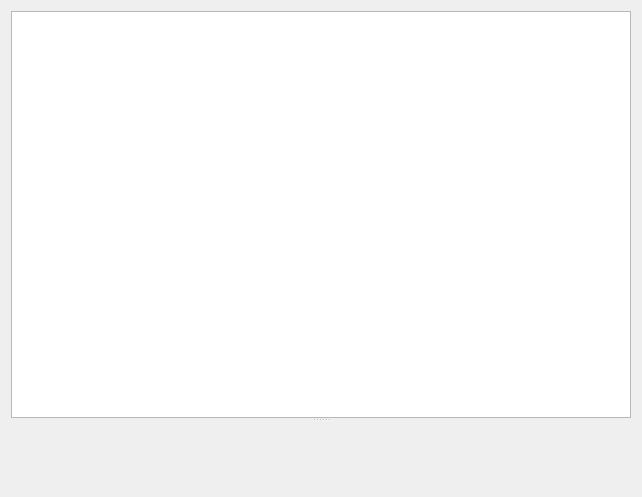
<?xml version="1.0" encoding="UTF-8"?>
<ui version="4.0">
 <class>ItemBucket</class>
 <widget class="QDialog" name="ItemBucket">
  <property name="geometry">
   <rect>
    <x>0</x>
    <y>0</y>
    <width>642</width>
    <height>497</height>
   </rect>
  </property>
  <property name="windowTitle">
   <string>Item Bucket</string>
  </property>
  <property name="windowIcon">
   <iconset resource="resources.qrc">
    <normaloff>:/resources/images/aggregator.png</normaloff>:/resources/images/aggregator.png</iconset>
  </property>
  <layout class="QGridLayout" name="gridLayout">
   <item row="0" column="0">
    <widget class="QSplitter" name="splitter">
     <property name="orientation">
      <enum>Qt::Vertical</enum>
     </property>
     <widget class="QTreeView" name="Items_">
      <property name="selectionMode">
       <enum>QAbstractItemView::ExtendedSelection</enum>
      </property>
      <property name="itemsExpandable">
       <bool>false</bool>
      </property>
     </widget>
     <widget class="SelectableBrowser" name="ItemView_" native="true"/>
    </widget>
   </item>
  </layout>
  <action name="ActionDeleteItem_">
   <property name="text">
    <string>Delete item</string>
   </property>
  </action>
 </widget>
 <customwidgets>
  <customwidget>
   <class>SelectableBrowser</class>
   <extends>QWidget</extends>
   <header>selectablebrowser.h</header>
   <container>1</container>
  </customwidget>
 </customwidgets>
 <resources>
  <include location="resources.qrc"/>
 </resources>
 <connections/>
</ui>
